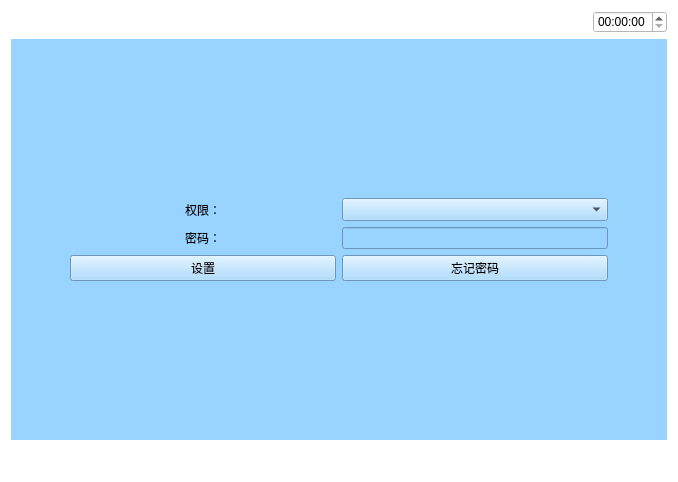
<?xml version="1.0" encoding="UTF-8"?>
<ui version="4.0">
 <class>page1</class>
 <widget class="QWidget" name="page1">
  <property name="geometry">
   <rect>
    <x>0</x>
    <y>0</y>
    <width>678</width>
    <height>482</height>
   </rect>
  </property>
  <property name="windowTitle">
   <string>Form</string>
  </property>
  <property name="styleSheet">
   <string notr="true">background-color: rgb(255, 255, 255);</string>
  </property>
  <layout class="QVBoxLayout" name="verticalLayout_3" stretch="1,5,1">
   <item>
    <layout class="QHBoxLayout" name="horizontalLayout_5">
     <item>
      <widget class="QPushButton" name="pushButton">
       <property name="text">
        <string/>
       </property>
       <property name="icon">
        <iconset resource="myimages.qrc">
         <normaloff>:/image/images/4g.png</normaloff>:/image/images/4g.png</iconset>
       </property>
       <property name="flat">
        <bool>true</bool>
       </property>
      </widget>
     </item>
     <item>
      <widget class="QPushButton" name="pushButton_2">
       <property name="text">
        <string/>
       </property>
       <property name="icon">
        <iconset resource="myimages.qrc">
         <normaloff>:/image/images/wireless.svg</normaloff>:/image/images/wireless.svg</iconset>
       </property>
       <property name="flat">
        <bool>true</bool>
       </property>
      </widget>
     </item>
     <item>
      <widget class="QPushButton" name="pushButton_7">
       <property name="text">
        <string/>
       </property>
       <property name="icon">
        <iconset resource="myimages.qrc">
         <normaloff>:/image/images/bl.svg</normaloff>:/image/images/bl.svg</iconset>
       </property>
       <property name="flat">
        <bool>true</bool>
       </property>
      </widget>
     </item>
     <item>
      <widget class="QPushButton" name="pushButton_8">
       <property name="text">
        <string/>
       </property>
       <property name="icon">
        <iconset resource="myimages.qrc">
         <normaloff>:/image/images/locate.svg</normaloff>:/image/images/locate.svg</iconset>
       </property>
       <property name="flat">
        <bool>true</bool>
       </property>
      </widget>
     </item>
     <item>
      <spacer name="horizontalSpacer_4">
       <property name="orientation">
        <enum>Qt::Horizontal</enum>
       </property>
       <property name="sizeHint" stdset="0">
        <size>
         <width>40</width>
         <height>20</height>
        </size>
       </property>
      </spacer>
     </item>
     <item>
      <widget class="QTimeEdit" name="timeEdit_2"/>
     </item>
    </layout>
   </item>
   <item>
    <widget class="QWidget" name="widget" native="true">
     <property name="sizePolicy">
      <sizepolicy hsizetype="Preferred" vsizetype="Preferred">
       <horstretch>0</horstretch>
       <verstretch>0</verstretch>
      </sizepolicy>
     </property>
     <property name="contextMenuPolicy">
      <enum>Qt::DefaultContextMenu</enum>
     </property>
     <property name="styleSheet">
      <string notr="true">background-color: rgb(153, 211, 255);</string>
     </property>
     <layout class="QVBoxLayout" name="verticalLayout_2">
      <item>
       <layout class="QVBoxLayout" name="verticalLayout">
        <property name="margin">
         <number>50</number>
        </property>
        <item>
         <layout class="QHBoxLayout" name="horizontalLayout_7">
          <item>
           <widget class="QLabel" name="label">
            <property name="text">
             <string>权限：</string>
            </property>
            <property name="alignment">
             <set>Qt::AlignCenter</set>
            </property>
           </widget>
          </item>
          <item>
           <widget class="QComboBox" name="permissionComboBox">
            <property name="font">
             <font>
              <family>Bitstream Charter</family>
             </font>
            </property>
            <property name="autoFillBackground">
             <bool>false</bool>
            </property>
            <property name="editable">
             <bool>false</bool>
            </property>
            <property name="currentIndex">
             <number>-1</number>
            </property>
            <property name="duplicatesEnabled">
             <bool>false</bool>
            </property>
           </widget>
          </item>
         </layout>
        </item>
        <item>
         <layout class="QHBoxLayout" name="horizontalLayout_8" stretch="1,1">
          <item>
           <widget class="QLabel" name="label_8">
            <property name="layoutDirection">
             <enum>Qt::LeftToRight</enum>
            </property>
            <property name="text">
             <string>密码：</string>
            </property>
            <property name="alignment">
             <set>Qt::AlignCenter</set>
            </property>
           </widget>
          </item>
          <item>
           <widget class="QLineEdit" name="lineEdit">
            <property name="sizePolicy">
             <sizepolicy hsizetype="Preferred" vsizetype="Fixed">
              <horstretch>0</horstretch>
              <verstretch>0</verstretch>
             </sizepolicy>
            </property>
           </widget>
          </item>
         </layout>
        </item>
        <item>
         <layout class="QHBoxLayout" name="horizontalLayout_9">
          <item>
           <widget class="QPushButton" name="set">
            <property name="text">
             <string>设置</string>
            </property>
           </widget>
          </item>
          <item>
           <widget class="QPushButton" name="forget">
            <property name="text">
             <string>忘记密码</string>
            </property>
           </widget>
          </item>
         </layout>
        </item>
       </layout>
      </item>
     </layout>
    </widget>
   </item>
   <item>
    <layout class="QHBoxLayout" name="horizontalLayout_3">
     <item>
      <widget class="QPushButton" name="returnIndex_3">
       <property name="font">
        <font>
         <family>AR PL UMing TW MBE</family>
        </font>
       </property>
       <property name="styleSheet">
        <string notr="true">border-image: url(:/image/images/index.svg);</string>
       </property>
       <property name="text">
        <string/>
       </property>
       <property name="icon">
        <iconset resource="myimages.qrc">
         <normaloff>:/image/images/index.svg</normaloff>:/image/images/index.svg</iconset>
       </property>
       <property name="iconSize">
        <size>
         <width>40</width>
         <height>40</height>
        </size>
       </property>
       <property name="flat">
        <bool>true</bool>
       </property>
      </widget>
     </item>
     <item>
      <spacer name="horizontalSpacer_5">
       <property name="orientation">
        <enum>Qt::Horizontal</enum>
       </property>
       <property name="sizeHint" stdset="0">
        <size>
         <width>40</width>
         <height>20</height>
        </size>
       </property>
      </spacer>
     </item>
     <item>
      <widget class="QPushButton" name="returnPage">
       <property name="text">
        <string/>
       </property>
       <property name="icon">
        <iconset resource="myimages.qrc">
         <normaloff>:/image/images/shangyiye.svg</normaloff>:/image/images/shangyiye.svg</iconset>
       </property>
       <property name="iconSize">
        <size>
         <width>40</width>
         <height>40</height>
        </size>
       </property>
       <property name="flat">
        <bool>true</bool>
       </property>
      </widget>
     </item>
    </layout>
   </item>
  </layout>
 </widget>
 <resources>
  <include location="myimages.qrc"/>
 </resources>
 <connections/>
</ui>
